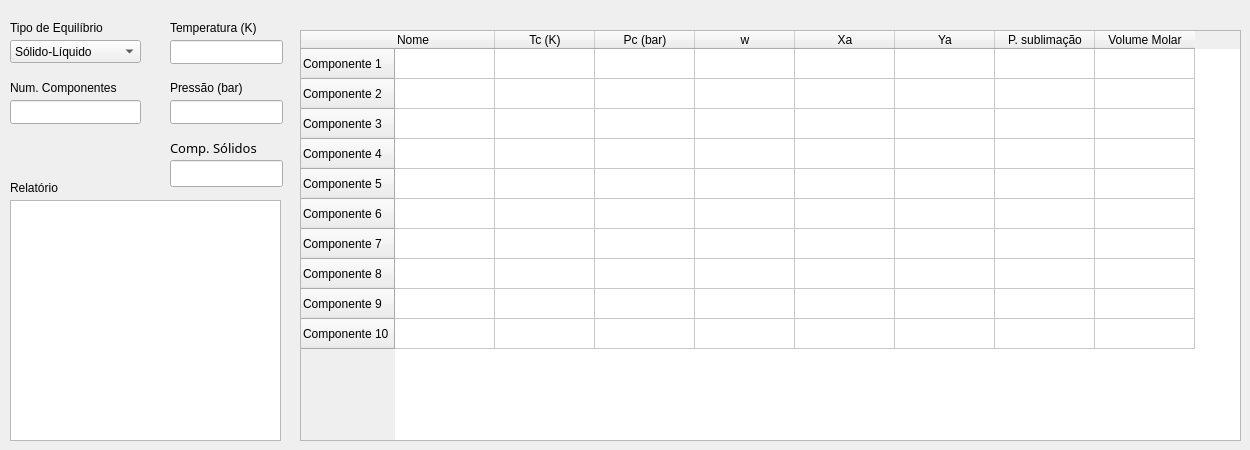
   <widget class="QWidget" name="tab_CalculoEquilibrio">
    <attribute name="title">
     <string>Cálculo de Equilíbrio</string>
    </attribute>
    <widget class="QTableWidget" name="tableWidget_PropriedadesCriticas">
     <property name="geometry">
      <rect>
       <x>300</x>
       <y>30</y>
       <width>941</width>
       <height>411</height>
      </rect>
     </property>
     <property name="sizePolicy">
      <sizepolicy hsizetype="Expanding" vsizetype="Expanding">
       <horstretch>0</horstretch>
       <verstretch>0</verstretch>
      </sizepolicy>
     </property>
     <property name="sizeIncrement">
      <size>
       <width>1</width>
       <height>1</height>
      </size>
     </property>
     <property name="autoFillBackground">
      <bool>true</bool>
     </property>
     <property name="sizeAdjustPolicy">
      <enum>QAbstractScrollArea::AdjustIgnored</enum>
     </property>
     <row>
      <property name="text">
       <string>Componente 1</string>
      </property>
     </row>
     <row>
      <property name="text">
       <string>Componente 2</string>
      </property>
     </row>
     <row>
      <property name="text">
       <string>Componente 3</string>
      </property>
     </row>
     <row>
      <property name="text">
       <string>Componente 4</string>
      </property>
     </row>
     <row>
      <property name="text">
       <string>Componente 5</string>
      </property>
     </row>
     <row>
      <property name="text">
       <string>Componente 6</string>
      </property>
     </row>
     <row>
      <property name="text">
       <string>Componente 7</string>
      </property>
     </row>
     <row>
      <property name="text">
       <string>Componente 8</string>
      </property>
     </row>
     <row>
      <property name="text">
       <string>Componente 9</string>
      </property>
     </row>
     <row>
      <property name="text">
       <string>Componente 10</string>
      </property>
     </row>
     <column>
      <property name="text">
       <string>Nome</string>
      </property>
      <property name="textAlignment">
       <set>AlignLeft|AlignVCenter</set>
      </property>
     </column>
     <column>
      <property name="text">
       <string>Tc (K)</string>
      </property>
     </column>
     <column>
      <property name="text">
       <string>Pc (bar)</string>
      </property>
     </column>
     <column>
      <property name="text">
       <string>w</string>
      </property>
     </column>
     <column>
      <property name="text">
       <string>Xa</string>
      </property>
     </column>
     <column>
      <property name="text">
       <string>Ya</string>
      </property>
     </column>
     <column>
      <property name="text">
       <string>P. sublimação</string>
      </property>
     </column>
     <column>
      <property name="text">
       <string>Volume Molar</string>
      </property>
     </column>
     <item row="0" column="0">
      <property name="text">
       <string/>
      </property>
     </item>
     <item row="0" column="1">
      <property name="text">
       <string/>
      </property>
      <property name="textAlignment">
       <set>AlignHCenter|AlignVCenter|AlignCenter</set>
      </property>
     </item>
     <item row="0" column="2">
      <property name="text">
       <string/>
      </property>
      <property name="textAlignment">
       <set>AlignHCenter|AlignVCenter|AlignCenter</set>
      </property>
     </item>
     <item row="0" column="3">
      <property name="text">
       <string/>
      </property>
      <property name="textAlignment">
       <set>AlignHCenter|AlignVCenter|AlignCenter</set>
      </property>
     </item>
     <item row="0" column="4">
      <property name="text">
       <string/>
      </property>
      <property name="textAlignment">
       <set>AlignHCenter|AlignVCenter|AlignCenter</set>
      </property>
     </item>
     <item row="0" column="5">
      <property name="text">
       <string/>
      </property>
      <property name="textAlignment">
       <set>AlignHCenter|AlignVCenter|AlignCenter</set>
      </property>
     </item>
     <item row="0" column="6">
      <property name="text">
       <string/>
      </property>
      <property name="textAlignment">
       <set>AlignHCenter|AlignVCenter|AlignCenter</set>
      </property>
     </item>
     <item row="0" column="7">
      <property name="text">
       <string/>
      </property>
      <property name="textAlignment">
       <set>AlignHCenter|AlignVCenter|AlignCenter</set>
      </property>
     </item>
     <item row="1" column="0">
      <property name="text">
       <string/>
      </property>
     </item>
     <item row="1" column="1">
      <property name="text">
       <string/>
      </property>
      <property name="textAlignment">
       <set>AlignHCenter|AlignVCenter|AlignCenter</set>
      </property>
     </item>
     <item row="1" column="2">
      <property name="text">
       <string/>
      </property>
      <property name="textAlignment">
       <set>AlignHCenter|AlignVCenter|AlignCenter</set>
      </property>
     </item>
     <item row="1" column="3">
      <property name="text">
       <string/>
      </property>
      <property name="textAlignment">
       <set>AlignHCenter|AlignVCenter|AlignCenter</set>
      </property>
     </item>
     <item row="1" column="4">
      <property name="text">
       <string/>
      </property>
      <property name="textAlignment">
       <set>AlignHCenter|AlignVCenter|AlignCenter</set>
      </property>
     </item>
     <item row="1" column="5">
      <property name="text">
       <string/>
      </property>
      <property name="textAlignment">
       <set>AlignHCenter|AlignVCenter|AlignCenter</set>
      </property>
     </item>
     <item row="1" column="6">
      <property name="text">
       <string/>
      </property>
      <property name="textAlignment">
       <set>AlignHCenter|AlignVCenter|AlignCenter</set>
      </property>
     </item>
     <item row="1" column="7">
      <property name="text">
       <string/>
      </property>
      <property name="textAlignment">
       <set>AlignHCenter|AlignVCenter|AlignCenter</set>
      </property>
     </item>
     <item row="2" column="0">
      <property name="text">
       <string/>
      </property>
     </item>
     <item row="2" column="1">
      <property name="text">
       <string/>
      </property>
      <property name="textAlignment">
       <set>AlignHCenter|AlignVCenter|AlignCenter</set>
      </property>
     </item>
     <item row="2" column="2">
      <property name="text">
       <string/>
      </property>
      <property name="textAlignment">
       <set>AlignHCenter|AlignVCenter|AlignCenter</set>
      </property>
     </item>
     <item row="2" column="3">
      <property name="text">
       <string/>
      </property>
      <property name="textAlignment">
       <set>AlignHCenter|AlignVCenter|AlignCenter</set>
      </property>
     </item>
     <item row="2" column="4">
      <property name="text">
       <string/>
      </property>
      <property name="textAlignment">
       <set>AlignHCenter|AlignVCenter|AlignCenter</set>
      </property>
     </item>
     <item row="2" column="5">
      <property name="text">
       <string/>
      </property>
      <property name="textAlignment">
       <set>AlignHCenter|AlignVCenter|AlignCenter</set>
      </property>
     </item>
     <item row="2" column="6">
      <property name="text">
       <string/>
      </property>
      <property name="textAlignment">
       <set>AlignHCenter|AlignVCenter|AlignCenter</set>
      </property>
     </item>
     <item row="2" column="7">
      <property name="text">
       <string/>
      </property>
      <property name="textAlignment">
       <set>AlignHCenter|AlignVCenter|AlignCenter</set>
      </property>
     </item>
     <item row="3" column="0">
      <property name="text">
       <string/>
      </property>
     </item>
     <item row="3" column="1">
      <property name="text">
       <string/>
      </property>
      <property name="textAlignment">
       <set>AlignHCenter|AlignVCenter|AlignCenter</set>
      </property>
     </item>
     <item row="3" column="2">
      <property name="text">
       <string/>
      </property>
      <property name="textAlignment">
       <set>AlignHCenter|AlignVCenter|AlignCenter</set>
      </property>
     </item>
     <item row="3" column="3">
      <property name="text">
       <string/>
      </property>
      <property name="textAlignment">
       <set>AlignHCenter|AlignVCenter|AlignCenter</set>
      </property>
     </item>
     <item row="3" column="4">
      <property name="text">
       <string/>
      </property>
      <property name="textAlignment">
       <set>AlignHCenter|AlignVCenter|AlignCenter</set>
      </property>
     </item>
     <item row="3" column="5">
      <property name="text">
       <string/>
      </property>
      <property name="textAlignment">
       <set>AlignHCenter|AlignVCenter|AlignCenter</set>
      </property>
     </item>
     <item row="3" column="6">
      <property name="text">
       <string/>
      </property>
      <property name="textAlignment">
       <set>AlignHCenter|AlignVCenter|AlignCenter</set>
      </property>
     </item>
     <item row="3" column="7">
      <property name="text">
       <string/>
      </property>
      <property name="textAlignment">
       <set>AlignHCenter|AlignVCenter|AlignCenter</set>
      </property>
     </item>
     <item row="4" column="0">
      <property name="text">
       <string/>
      </property>
     </item>
     <item row="4" column="1">
      <property name="textAlignment">
       <set>AlignHCenter|AlignVCenter|AlignCenter</set>
      </property>
     </item>
     <item row="4" column="2">
      <property name="textAlignment">
       <set>AlignHCenter|AlignVCenter|AlignCenter</set>
      </property>
     </item>
     <item row="4" column="3">
      <property name="textAlignment">
       <set>AlignHCenter|AlignVCenter|AlignCenter</set>
      </property>
     </item>
     <item row="4" column="4">
      <property name="textAlignment">
       <set>AlignHCenter|AlignVCenter|AlignCenter</set>
      </property>
     </item>
     <item row="4" column="5">
      <property name="textAlignment">
       <set>AlignHCenter|AlignVCenter|AlignCenter</set>
      </property>
     </item>
     <item row="4" column="6">
      <property name="textAlignment">
       <set>AlignHCenter|AlignVCenter|AlignCenter</set>
      </property>
     </item>
     <item row="4" column="7">
      <property name="textAlignment">
       <set>AlignHCenter|AlignVCenter|AlignCenter</set>
      </property>
     </item>
     <item row="5" column="1">
      <property name="textAlignment">
       <set>AlignHCenter|AlignVCenter|AlignCenter</set>
      </property>
     </item>
     <item row="5" column="2">
      <property name="textAlignment">
       <set>AlignHCenter|AlignVCenter|AlignCenter</set>
      </property>
     </item>
     <item row="5" column="3">
      <property name="textAlignment">
       <set>AlignHCenter|AlignVCenter|AlignCenter</set>
      </property>
     </item>
     <item row="5" column="4">
      <property name="textAlignment">
       <set>AlignHCenter|AlignVCenter|AlignCenter</set>
      </property>
     </item>
     <item row="5" column="5">
      <property name="textAlignment">
       <set>AlignHCenter|AlignVCenter|AlignCenter</set>
      </property>
     </item>
     <item row="5" column="6">
      <property name="textAlignment">
       <set>AlignHCenter|AlignVCenter|AlignCenter</set>
      </property>
     </item>
     <item row="5" column="7">
      <property name="textAlignment">
       <set>AlignHCenter|AlignVCenter|AlignCenter</set>
      </property>
     </item>
     <item row="6" column="1">
      <property name="textAlignment">
       <set>AlignHCenter|AlignVCenter|AlignCenter</set>
      </property>
     </item>
     <item row="6" column="2">
      <property name="textAlignment">
       <set>AlignHCenter|AlignVCenter|AlignCenter</set>
      </property>
     </item>
     <item row="6" column="3">
      <property name="textAlignment">
       <set>AlignHCenter|AlignVCenter|AlignCenter</set>
      </property>
     </item>
     <item row="6" column="4">
      <property name="textAlignment">
       <set>AlignHCenter|AlignVCenter|AlignCenter</set>
      </property>
     </item>
     <item row="6" column="5">
      <property name="textAlignment">
       <set>AlignHCenter|AlignVCenter|AlignCenter</set>
      </property>
     </item>
     <item row="6" column="6">
      <property name="textAlignment">
       <set>AlignHCenter|AlignVCenter|AlignCenter</set>
      </property>
     </item>
     <item row="6" column="7">
      <property name="textAlignment">
       <set>AlignHCenter|AlignVCenter|AlignCenter</set>
      </property>
     </item>
     <item row="7" column="1">
      <property name="textAlignment">
       <set>AlignHCenter|AlignVCenter|AlignCenter</set>
      </property>
     </item>
     <item row="7" column="2">
      <property name="textAlignment">
       <set>AlignHCenter|AlignVCenter|AlignCenter</set>
      </property>
     </item>
     <item row="7" column="3">
      <property name="textAlignment">
       <set>AlignHCenter|AlignVCenter|AlignCenter</set>
      </property>
     </item>
     <item row="7" column="4">
      <property name="textAlignment">
       <set>AlignHCenter|AlignVCenter|AlignCenter</set>
      </property>
     </item>
     <item row="7" column="5">
      <property name="textAlignment">
       <set>AlignHCenter|AlignVCenter|AlignCenter</set>
      </property>
     </item>
     <item row="7" column="6">
      <property name="textAlignment">
       <set>AlignHCenter|AlignVCenter|AlignCenter</set>
      </property>
     </item>
     <item row="7" column="7">
      <property name="textAlignment">
       <set>AlignHCenter|AlignVCenter|AlignCenter</set>
      </property>
     </item>
     <item row="8" column="1">
      <property name="textAlignment">
       <set>AlignHCenter|AlignVCenter|AlignCenter</set>
      </property>
     </item>
     <item row="8" column="2">
      <property name="textAlignment">
       <set>AlignHCenter|AlignVCenter|AlignCenter</set>
      </property>
     </item>
     <item row="8" column="3">
      <property name="textAlignment">
       <set>AlignHCenter|AlignVCenter|AlignCenter</set>
      </property>
     </item>
     <item row="8" column="4">
      <property name="textAlignment">
       <set>AlignHCenter|AlignVCenter|AlignCenter</set>
      </property>
     </item>
     <item row="8" column="5">
      <property name="textAlignment">
       <set>AlignHCenter|AlignVCenter|AlignCenter</set>
      </property>
     </item>
     <item row="8" column="6">
      <property name="textAlignment">
       <set>AlignHCenter|AlignVCenter|AlignCenter</set>
      </property>
     </item>
     <item row="8" column="7">
      <property name="textAlignment">
       <set>AlignHCenter|AlignVCenter|AlignCenter</set>
      </property>
     </item>
     <item row="9" column="1">
      <property name="textAlignment">
       <set>AlignHCenter|AlignVCenter|AlignCenter</set>
      </property>
     </item>
     <item row="9" column="2">
      <property name="textAlignment">
       <set>AlignHCenter|AlignVCenter|AlignCenter</set>
      </property>
     </item>
     <item row="9" column="3">
      <property name="textAlignment">
       <set>AlignHCenter|AlignVCenter|AlignCenter</set>
      </property>
     </item>
     <item row="9" column="4">
      <property name="textAlignment">
       <set>AlignHCenter|AlignVCenter|AlignCenter</set>
      </property>
     </item>
     <item row="9" column="5">
      <property name="textAlignment">
       <set>AlignHCenter|AlignVCenter|AlignCenter</set>
      </property>
     </item>
     <item row="9" column="6">
      <property name="textAlignment">
       <set>AlignHCenter|AlignVCenter|AlignCenter</set>
      </property>
     </item>
     <item row="9" column="7">
      <property name="textAlignment">
       <set>AlignHCenter|AlignVCenter|AlignCenter</set>
      </property>
     </item>
    </widget>
    <widget class="QComboBox" name="comboBox_TipoEquilibrio">
     <property name="geometry">
      <rect>
       <x>10</x>
       <y>40</y>
       <width>131</width>
       <height>23</height>
      </rect>
     </property>
     <property name="toolTip">
      <string>&lt;html&gt;&lt;head/&gt;&lt;body&gt;&lt;p align=&quot;center&quot;&gt;&lt;span style=&quot; font-size:10pt;&quot;&gt;William&lt;br/&gt;&lt;/span&gt;&lt;/p&gt;&lt;/body&gt;&lt;/html&gt;</string>
     </property>
     <property name="styleSheet">
      <string notr="true">font: 10pt &quot;MS Shell Dlg 2&quot;;
selection-background-color: rgb(170, 85, 127);</string>
     </property>
     <item>
      <property name="text">
       <string>Sólido-Líquido</string>
      </property>
     </item>
     <item>
      <property name="text">
       <string>Sólido-Vapor</string>
      </property>
     </item>
     <item>
      <property name="text">
       <string>Líquido-Líquido</string>
      </property>
     </item>
     <item>
      <property name="text">
       <string extracomment="temperatura">Líquido-Vapor</string>
      </property>
     </item>
    </widget>
    <widget class="QLineEdit" name="lineEdit_Temperatura">
     <property name="geometry">
      <rect>
       <x>170</x>
       <y>40</y>
       <width>113</width>
       <height>24</height>
      </rect>
     </property>
     <property name="text">
      <string/>
     </property>
     <property name="alignment">
      <set>Qt::AlignCenter</set>
     </property>
    </widget>
    <widget class="QLineEdit" name="lineEdit_Pressao">
     <property name="geometry">
      <rect>
       <x>170</x>
       <y>100</y>
       <width>113</width>
       <height>24</height>
      </rect>
     </property>
     <property name="text">
      <string/>
     </property>
     <property name="alignment">
      <set>Qt::AlignCenter</set>
     </property>
    </widget>
    <widget class="QLabel" name="label_NumeroComponentes">
     <property name="geometry">
      <rect>
       <x>10</x>
       <y>80</y>
       <width>151</width>
       <height>16</height>
      </rect>
     </property>
     <property name="styleSheet">
      <string notr="true">font: 10pt &quot;MS Shell Dlg 2&quot;;</string>
     </property>
     <property name="text">
      <string>Num. Componentes</string>
     </property>
    </widget>
    <widget class="QLabel" name="label_Temperatura">
     <property name="geometry">
      <rect>
       <x>170</x>
       <y>20</y>
       <width>141</width>
       <height>16</height>
      </rect>
     </property>
     <property name="styleSheet">
      <string notr="true">font: 10pt &quot;MS Shell Dlg 2&quot;;</string>
     </property>
     <property name="text">
      <string>Temperatura (K)</string>
     </property>
    </widget>
    <widget class="QLabel" name="label_TipoEquilibrio">
     <property name="geometry">
      <rect>
       <x>10</x>
       <y>20</y>
       <width>121</width>
       <height>16</height>
      </rect>
     </property>
     <property name="styleSheet">
      <string notr="true">font: 10pt &quot;MS Shell Dlg 2&quot;;</string>
     </property>
     <property name="text">
      <string>Tipo de Equilíbrio</string>
     </property>
    </widget>
    <widget class="QLabel" name="label_Pressao">
     <property name="geometry">
      <rect>
       <x>170</x>
       <y>80</y>
       <width>101</width>
       <height>16</height>
      </rect>
     </property>
     <property name="styleSheet">
      <string notr="true">font: 10pt &quot;MS Shell Dlg 2&quot;;</string>
     </property>
     <property name="text">
      <string>Pressão (bar)</string>
     </property>
    </widget>
    <widget class="QLabel" name="label_Relatorio">
     <property name="geometry">
      <rect>
       <x>10</x>
       <y>180</y>
       <width>141</width>
       <height>16</height>
      </rect>
     </property>
     <property name="styleSheet">
      <string notr="true">font: 10pt &quot;MS Shell Dlg 2&quot;;</string>
     </property>
     <property name="text">
      <string>Relatório</string>
     </property>
    </widget>
    <widget class="QLineEdit" name="lineEdit_NumeroComponentes">
     <property name="geometry">
      <rect>
       <x>10</x>
       <y>100</y>
       <width>131</width>
       <height>24</height>
      </rect>
     </property>
     <property name="text">
      <string/>
     </property>
     <property name="alignment">
      <set>Qt::AlignCenter</set>
     </property>
    </widget>
    <widget class="QListWidget" name="listWidget_Relatorio">
     <property name="geometry">
      <rect>
       <x>10</x>
       <y>200</y>
       <width>271</width>
       <height>241</height>
      </rect>
     </property>
    </widget>
    <widget class="QLineEdit" name="lineEdit_ComponentesSolidos">
     <property name="geometry">
      <rect>
       <x>170</x>
       <y>160</y>
       <width>113</width>
       <height>27</height>
      </rect>
     </property>
     <property name="text">
      <string/>
     </property>
     <property name="alignment">
      <set>Qt::AlignCenter</set>
     </property>
    </widget>
    <widget class="QLabel" name="label_ComponentesSolidos">
     <property name="geometry">
      <rect>
       <x>170</x>
       <y>140</y>
       <width>111</width>
       <height>16</height>
      </rect>
     </property>
     <property name="font">
      <font>
       <family>Sans Serif</family>
       <pointsize>10</pointsize>
       <weight>50</weight>
       <bold>false</bold>
      </font>
     </property>
     <property name="text">
      <string>Comp. Sólidos</string>
     </property>
    </widget>
   </widget>
